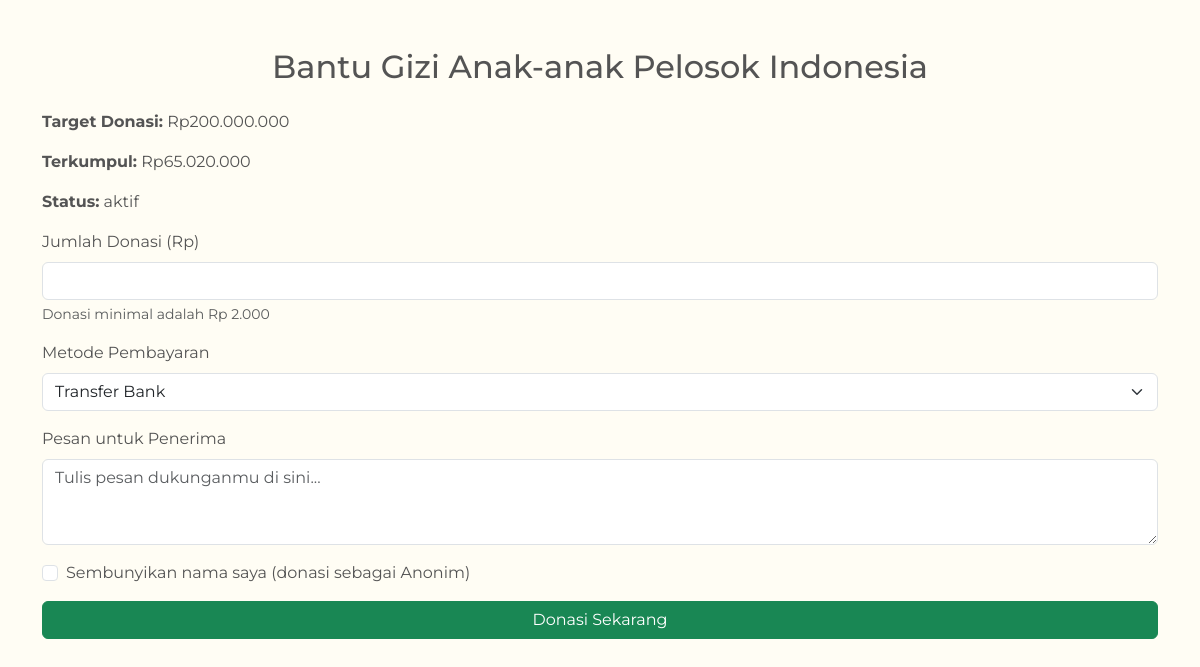
/donasi.php?id_kampanye=15 (signed in), run on the app's committed database.
### tables this page shows
CREATE TABLE `campaign` (
  `campaign_id` int NOT NULL,
  `user_id` int DEFAULT NULL,
  `title` varchar(255) DEFAULT NULL,
  `description` text,
  `target_amount` decimal(12,2) DEFAULT NULL,
  `current_amount` decimal(12,2) DEFAULT '0.00',
  `deadline` date DEFAULT NULL,
  `status` varchar(20) DEFAULT NULL,
  `image_path` varchar(255) DEFAULT NULL,
  `category` varchar(255) NOT NULL,
  `image` varchar(255) NOT NULL
);

### donasi.php (the view, shortened to what this page needs)
<?php
require 'config/connection.php';
$campaign_id = $_GET['id_kampanye'];
$sql = "SELECT * FROM campaign WHERE campaign_id = ?";
$stmt = $connect->prepare($sql);
$stmt->bind_param("i", $campaign_id);
$stmt->execute();
$result = $stmt->get_result();
$campaign = $result->fetch_assoc();
?>
<!DOCTYPE html>
<html lang="id">
<head>
    <link href="https://cdn.jsdelivr.net/npm/bootstrap@5.3.2/dist/css/bootstrap.min.css" rel="stylesheet">
    <link href="assets/style.css" rel="stylesheet">
</head>
<body>
<div class="container py-5">
    <h2 class="text-center mb-4"><?= htmlspecialchars($campaign['title']) ?></h2>
    <p><strong>Target Donasi:</strong> Rp<?= number_format($campaign['target_amount'], 0, ',', '.') ?></p>
    <p><strong>Terkumpul:</strong> Rp<?= number_format($campaign['current_amount'], 0, ',', '.') ?></p>
    <p><strong>Status:</strong> <?= htmlspecialchars($campaign['status']) ?></p>
<form method="POST">
    <div class="mb-3">
        <label for="donation_amount" class="form-label">Jumlah Donasi (Rp)</label>
        <input type="number" id="donation_amount" name="donation_amount" class="form-control" min="2000" required>
        <div class="form-text">Donasi minimal adalah Rp 2.000</div>
    </div>
    <div class="mb-3">
        <label for="payment_method" class="form-label">Metode Pembayaran</label>
        <select id="payment_method" name="payment_method" class="form-select" required>
            <option value="Transfer Bank">Transfer Bank</option>
        </select>
    </div>
    <div class="mb-3">
    <label for="message" class="form-label">Pesan untuk Penerima</label>
    <textarea id="message" name="message" class="form-control" rows="3" placeholder="Tulis pesan dukunganmu di sini..."></textarea>
</div>
<div class="form-check mb-3">
    <input class="form-check-input" type="checkbox" value="1" id="is_anonymous" name="is_anonymous">
    <label class="form-check-label" for="is_anonymous">
        Sembunyikan nama saya (donasi sebagai Anonim)
    </label>
</div>
    <button type="submit" class="btn btn-success w-100">Donasi Sekarang</button>
</form>
</div>
</body>
</html>

### style.css (style rules this page uses)
body { background-color: #FFFDF4; font-family: 'Montserrat', sans-serif; color: #545454; }

### data on the page
campaign: title "Bantu Gizi Anak-anak Pelosok Indonesia", target_amount "200.000.000", current_amount "65.020.000", status "aktif"
